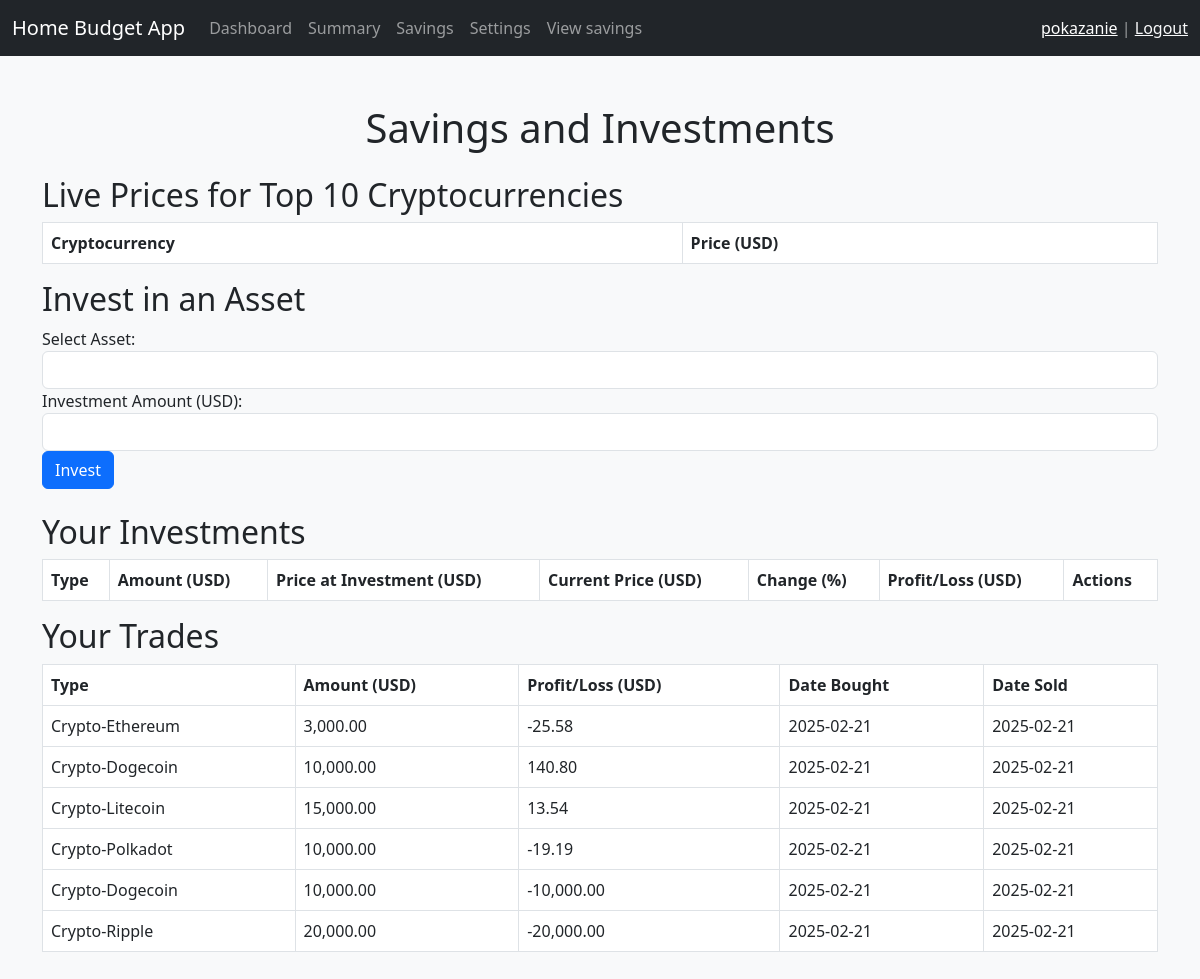
Screenshot of /homebudgetapp/savings.php (signed in) with the database file from the repository.
### tables this page shows
CREATE TABLE `users` (
  `id` int(11) NOT NULL,
  `username` varchar(255) NOT NULL,
  `email` varchar(255) NOT NULL,
  `password` varchar(255) NOT NULL,
  `photo` varchar(255) DEFAULT NULL,
  `budget` decimal(10,2) DEFAULT 0.00,
  `share_code` varchar(255) DEFAULT NULL,
  `created_at` timestamp NOT NULL DEFAULT current_timestamp()
);

CREATE TABLE `actions` (
  `id` int(11) NOT NULL,
  `user_id` int(11) NOT NULL,
  `type` varchar(255) NOT NULL,
  `amount` decimal(10,2) NOT NULL,
  `profit_loss` decimal(10,2) NOT NULL,
  `date_bought` date NOT NULL,
  `date_sold` date NOT NULL
);

### homebudgetapp/savings.php (the view, shortened to what this page needs)
<?php
include 'db.php';
$userId = $_SESSION['user_id'];
$query = $db->prepare("SELECT username, photo FROM users WHERE id = ?");
$query->execute([$userId]);
$user = $query->fetch(PDO::FETCH_ASSOC);
$username = $user['username'] ?? '';
$query = $db->prepare("SELECT * FROM actions WHERE user_id = ?");
$query->execute([$userId]);
$trades = $query->fetchAll(PDO::FETCH_ASSOC);
?>
<!DOCTYPE html>
<html lang="en">
<head>
    <link href="https://cdn.jsdelivr.net/npm/bootstrap@5.3.0-alpha3/dist/css/bootstrap.min.css" rel="stylesheet">
</head>
<body>
<nav class="navbar navbar-expand-lg navbar-dark bg-dark">
    <div class="container-fluid">
        <a class="navbar-brand" href="dashboard.php">Home Budget App</a>
        <div class="collapse navbar-collapse" id="navbarNav">
            <ul class="navbar-nav me-auto">
                <li class="nav-item"><a class="nav-link" href="dashboard.php">Dashboard</a></li>
                <li class="nav-item"><a class="nav-link" href="summary.php">Summary</a></li>
                <li class="nav-item"><a class="nav-link" href="savings.php">Savings</a></li>
                <li class="nav-item"><a class="nav-link" href="settings.php">Settings</a></li>
                <li class="nav-item"><a class="nav-link" href="view_savings.php">View savings</a></li>
            </ul>
            <span class="navbar-text">
                <a href="profile.php"><?= htmlspecialchars($username) ?></a> | <a href="logout.php" class="text-light">Logout</a>
            </span>
        </div>
    </div>
</nav>
<div class="container my-5">
    <h1 class="text-center mb-4">Savings and Investments</h1>
    <h2>Live Prices for Top 10 Cryptocurrencies</h2>
    <table class="table table-bordered">
        <thead>
            <tr>
                <th>Cryptocurrency</th>
                <th>Price (USD)</th>
            </tr>
        </thead>
    </table>
    <h2>Invest in an Asset</h2>
    <form action="savings.php" method="POST" class="mb-4">
        <div class="form-group">
            <label for="type">Select Asset:</label>
            <select name="type" id="type" class="form-control" required>
            </select>
        </div>
        <div class="form-group">
            <label for="amount">Investment Amount (USD):</label>
            <input type="number" id="amount" name="amount" class="form-control" step="0.01" required>
        </div>
        <button type="submit" class="btn btn-primary">Invest</button>
    </form>
    <h2>Your Investments</h2>
    <table class="table table-bordered">
        <thead>
            <tr>
                <th>Type</th>
                <th>Amount (USD)</th>
                <th>Price at Investment (USD)</th>
                <th>Current Price (USD)</th>
                <th>Change (%)</th>
                <th>Profit/Loss (USD)</th>
                <th>Actions</th>
            </tr>
        </thead>
    </table>
    <h2>Your Trades</h2>
    <table class="table table-bordered">
        <thead>
            <tr>
                <th>Type</th>
                <th>Amount (USD)</th>
                <th>Profit/Loss (USD)</th>
                <th>Date Bought</th>
                <th>Date Sold</th>
            </tr>
        </thead>
        <tbody>
            <?php foreach ($trades as $trade): ?>
            <tr>
                <td><?= htmlspecialchars($trade['type']) ?></td>
                <td><?= number_format($trade['amount'], 2) ?></td>
                <td><?= number_format($trade['profit_loss'], 2) ?></td>
                <td><?= htmlspecialchars($trade['date_bought']) ?></td>
                <td><?= htmlspecialchars($trade['date_sold']) ?></td>
            </tr>
            <?php endforeach; ?>
        </tbody>
    </table>
</div>
</body>
</html>

### homebudgetapp/savings.php (style rules this page uses)
body { background-color: #f8f9fa; }
.container { margin-top: 50px; }

### rows the page displays
users: username "pokazanie"
actions: type "Crypto-Ethereum", amount "3,000.00", profit_loss "-25.58", date_bought "2025-02-21", date_sold "2025-02-21"
actions: type "Crypto-Dogecoin", amount "10,000.00", profit_loss "140.80", date_bought "2025-02-21", date_sold "2025-02-21"
actions: type "Crypto-Litecoin", amount "15,000.00", profit_loss "13.54", date_bought "2025-02-21", date_sold "2025-02-21"
actions: type "Crypto-Polkadot", amount "10,000.00", profit_loss "-19.19", date_bought "2025-02-21", date_sold "2025-02-21"
actions: type "Crypto-Dogecoin", amount "10,000.00", profit_loss "-10,000.00", date_bought "2025-02-21", date_sold "2025-02-21"
actions: type "Crypto-Ripple", amount "20,000.00", profit_loss "-20,000.00", date_bought "2025-02-21", date_sold "2025-02-21"
